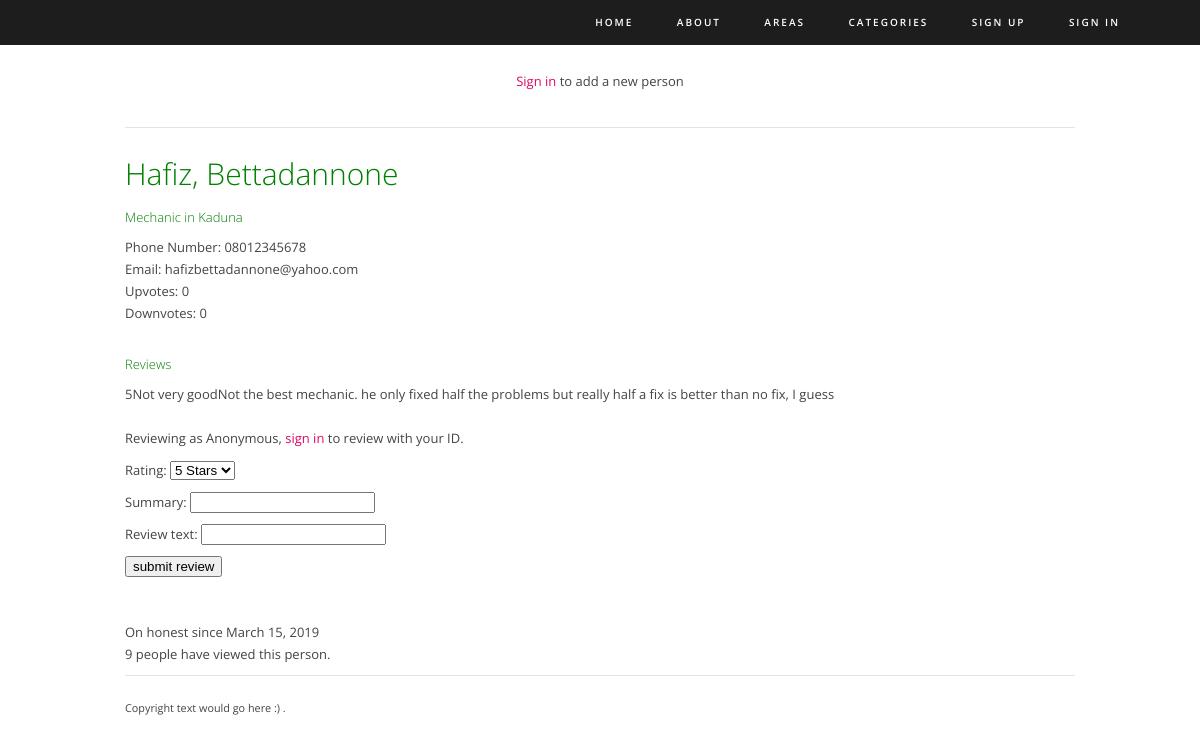
Page /honest/Kaduna/Mechanic/8 on the earlier database version.
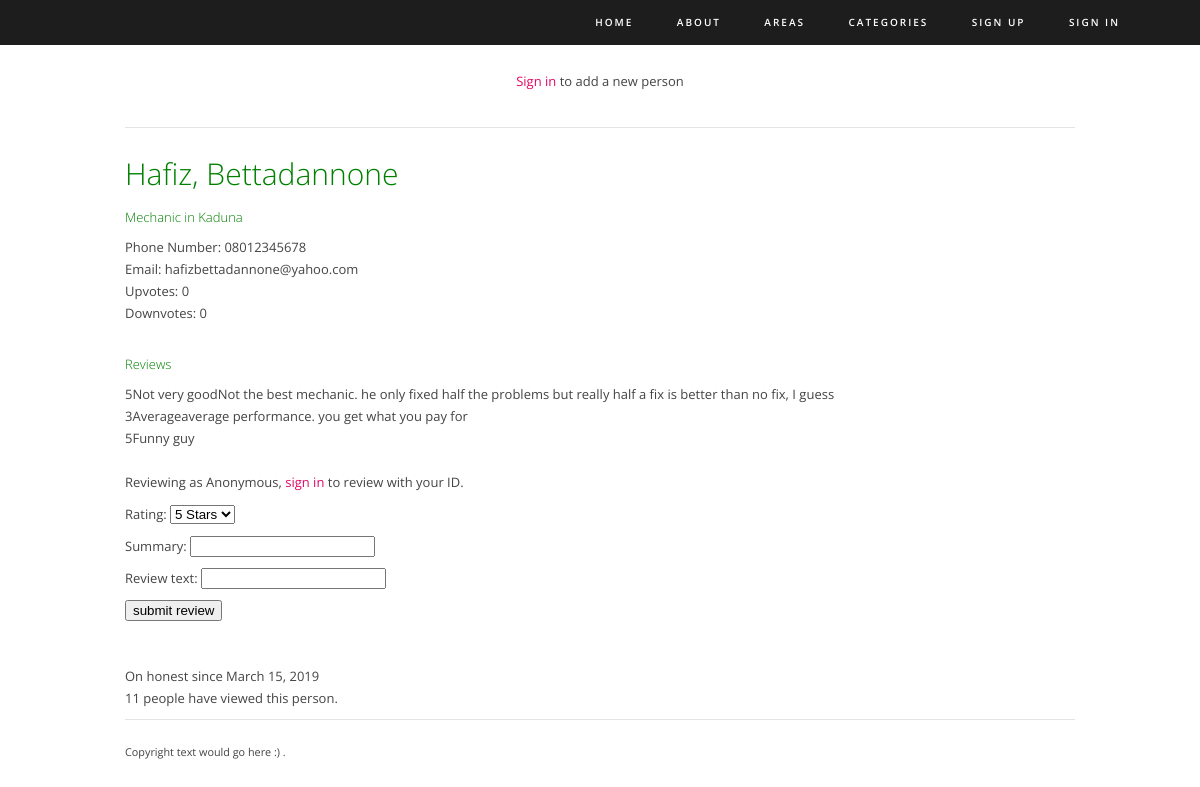
Same page on the later database version.
### honest/models.py (models this page shows, shortened)
class Review(models.Model):
    ONE_STAR = 1
    TWO_STARS = 2
    THREE_STARS = 3
    FOUR_STARS = 4
    FIVE_STARS = 5
    CHOICE_SET = (
        (ONE_STAR, "1 Star"),
        (TWO_STARS, "2 Stars"),
        (THREE_STARS, "3 Stars"),
        (FOUR_STARS, "4 Stars"),
        (FIVE_STARS, "5 Stars"),
    )
    person = models.ForeignKey(Person, on_delete=models.CASCADE, related_name="review_set")
    reviewer = models.ForeignKey(UserProfile, on_delete=models.CASCADE, blank=True, null=True, related_name="reviews")
    rating = models.IntegerField(default=5, choices=CHOICE_SET)
    summary = models.CharField(max_length=40)
    review_text = models.CharField(max_length=360, blank=True)
    date_added = models.DateField(auto_now_add=True)

### honest/views.py (the view)
# urls.py: path('<str:area_slug>/<str:category_slug>/<int:person_id>', views.person, name='person')
def person(request, area_slug, category_slug, person_id):
    this_person = Person.objects.get(pk=person_id)
    if request.method == 'POST':
        form = ReviewsForm(request.POST)
        if form.is_valid():
            pending_review = form.save(commit=False)
            if request.user.is_authenticated:
                pending_review.person = Person.objects.get(pk = person_id)
                pending_review.reviewer = UserProfile.objects.get(pk = request.user.id)
            pending_review.save()
            this_person.set_average_rating()
            return HttpResponseRedirect(reverse('honest:person', kwargs={'area_slug':area_slug,
                                                                         'category_slug':category_slug,
                                                                         'person_id':person_id}))
        else:
            print(form.errors)
    else:
        context = {'person': this_person}
        this_persons_views = this_person.views
        reviews = Review.objects.filter(person = this_person)
        context['reviews'] = reviews
        form = ReviewsForm()
        context['form'] = form
        count_page_views(request=request, object=this_person)
        context['this_persons_views'] = this_persons_views
        context['area_slug'] = area_slug
        context['category_slug'] = category_slug
        context['person_id'] = person_id
        return render(request, 'honest/person.html', context)

### honest/forms.py
class ReviewsForm(forms.ModelForm):
    class Meta:
        model = Review
        fields = ( 'rating', 'summary', 'review_text')

### honest/models.py (called while the page is built)
    def __str__(self):
        return self.category

    def __str__(self):
        return self.state

### honest/views.py (called while the page is built)
def count_page_views(request, object):
    visits = request.session.get('visits')
    if not visits:
        visits = 1
        object.views = F('views') + 1
        object.save()
    reset_last_visit_time = False
    last_visit = request.session.get('last_visit')
    if last_visit:
        last_visit_time = datetime.strptime(last_visit[:-7], "%Y-%m-%d %H:%M:%S")
        if (datetime.now() - last_visit_time).seconds > 5:
            visits = visits + 1
            object.views = F('views') + 1
            object.save()
            reset_last_visit_time = True
    else:
        reset_last_visit_time = True
    if reset_last_visit_time:
        request.session['last_visit'] = str(datetime.now())
        request.session['visits'] = visits

### honest/templates/honest/person.html (shortened to what this page needs)
{% extends 'honest/themedbase.html' %}
{% block intro_block %}
    {% if user.is_authenticated %}
        <a href="{% url 'honest:add_person' %}"><p>Add a person</p></a>
    {% else %}
        <p><a href="{% url 'honest:login' %}">Sign in</a> to add a new person</p>
    {% endif %}
{% endblock %}
{% block body_block %}
    <h1>{{person.first_name}}, {{person.last_name}}</h1>
    <h2>{{person.service}} in {{person.location}}</h2>
    <p>Phone Number: {{person.phone_number}}<br>
    Email: {{person.email}}<br>
    Upvotes: {{person.upvotes}}<br>
    Downvotes: {{person.downvotes}}<br><br>
        <h2>Reviews</h2>
        {% for review in reviews %}
            {{review.rating}}{{review.summary}}{{review.review_text}}
            <br>
        {% endfor %}
        <br>
        {% if user.is_authenticated %}
        <p>Reviewing as {{user.username}}</p>
        {% else %}
        <p>Reviewing as Anonymous, <a href="{% url 'honest:login' %}">sign in</a> to review with your ID.</p>
        {% endif %}
        <form action="{% url 'honest:person' area_slug category_slug person_id %}" id="review_form" method="post">
            {{form.as_p}}
            <input type="submit" name="submit" value="submit review">
        </form><br><br>
    On honest since {{person.date_added}}<br>
        {{this_persons_views}} people have viewed this person.</p>
{% endblock %}

Differences in the rows shown:
added Review: rating "3", summary "Average", review_text "average performance. you get what you pay for"
added Review: rating "5", summary "Funny guy"
Other differences:
{{ this_persons_views }}: "9" → "11"
